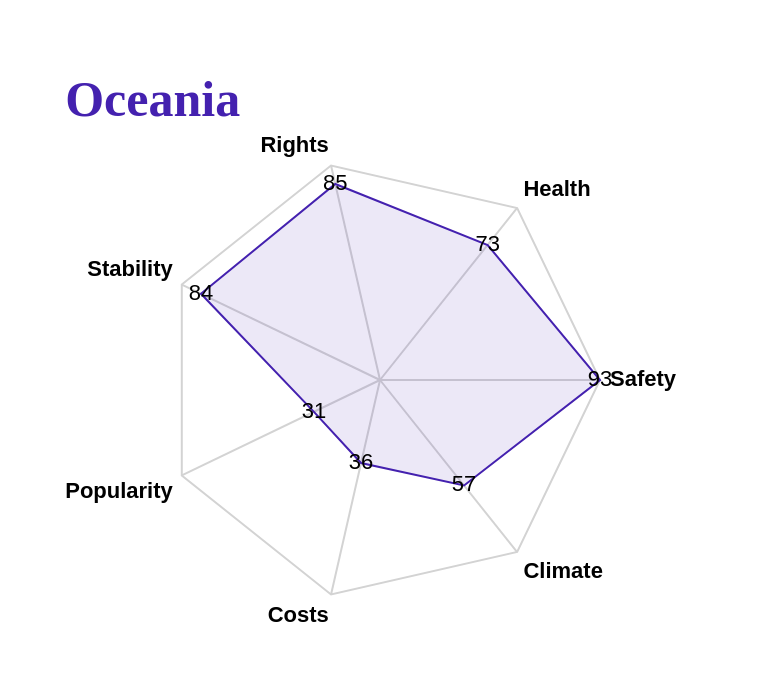

The specification (Vega-Lite) saved for this image:
### Vega specification from a JSON file in a GitHub repository (floating-point values rounded to 4 significant figures)
{"$schema": "https://vega.github.io/schema/vega/v5.json", "description": "A radar chart example, showing multiple dimensions in a radial layout.", "width": 380, "height": 350, "padding": 80, "autosize": {"type": "none", "contains": "padding"}, "title": "Oceania", "config": {"title": {"font": "Lucida Sans Unicode", "fontSize": 25, "color": "#4421af", "anchor": "start"}}, "signals": [{"name": "radius", "update": "width / 2"}], "data": [{"name": "table", "values": [{"Factor": "Stability", "value": 84, "Continent": 0}, {"Factor": "Rights", "value": 85, "Continent": 0}, {"Factor": "Health", "value": 73, "Continent": 0}, {"Factor": "Safety", "value": 93, "Continent": 0}, {"Factor": "Climate", "value": 57, "Continent": 0}, {"Factor": "Costs", "value": 36, "Continent": 0}, {"Factor": "Popularity", "value": 31, "Continent": 0}]}, {"name": "Factor", "source": "table", "transform": [{"type": "aggregate", "groupby": ["Factor"]}]}], "scales": [{"name": "angular", "type": "point", "range": {"signal": "[-PI, PI]"}, "padding": 0.5, "domain": {"data": "table", "field": "Factor"}}, {"name": "radial", "type": "linear", "range": {"signal": "[0, radius]"}, "zero": true, "nice": false, "domain": {"data": "table", "field": "value"}, "domainMin": 0}, {"name": "color", "type": "ordinal", "domain": {"data": "table", "field": "Continent"}, "range": ["#4421af"]}], "encode": {"enter": {"x": {"signal": "radius"}, "y": {"signal": "radius"}}}, "marks": [{"type": "group", "name": "Continent", "zindex": 1, "from": {"facet": {"data": "table", "name": "facet", "groupby": ["Continent"]}}, "marks": [{"type": "line", "name": "Continent-line", "from": {"data": "facet"}, "encode": {"enter": {"interpolate": {"value": "linear-closed"}, "x": {"signal": "scale('radial', datum.value) * cos(scale('angular', datum.Factor))"}, "y": {"signal": "scale('radial', datum.value) * sin(scale('angular', datum.Factor))"}, "stroke": {"scale": "color", "field": "Continent"}, "strokeWidth": {"value": 1}, "fill": {"scale": "color", "field": "Continent"}, "fillOpacity": {"value": 0.1}}}}, {"type": "text", "name": "value-text", "from": {"data": "Continent-line"}, "encode": {"enter": {"x": {"signal": "datum.x"}, "y": {"signal": "datum.y"}, "text": {"signal": "datum.datum.value"}, "align": {"value": "center"}, "baseline": {"value": "middle"}, "fill": {"value": "black"}}}}]}, {"type": "rule", "name": "radial-grid", "from": {"data": "Factor"}, "zindex": 0, "encode": {"enter": {"x": {"value": 0}, "y": {"value": 0}, "x2": {"signal": "radius * cos(scale('angular', datum.Factor))"}, "y2": {"signal": "radius * sin(scale('angular', datum.Factor))"}, "stroke": {"value": "lightgray"}, "strokeWidth": {"value": 1}}}}, {"type": "text", "name": "key-label", "from": {"data": "Factor"}, "zindex": 1, "encode": {"enter": {"x": {"signal": "(radius + 5) * cos(scale('angular', datum.Factor))"}, "y": {"signal": "(radius + 5) * sin(scale('angular', datum.Factor))"}, "text": {"field": "Factor"}, "align": [{"test": "abs(scale('angular', datum.Factor)) > PI / 2", "value": "right"}, {"value": "left"}], "baseline": [{"test": "scale('angular', datum.Factor) > 0", "value": "top"}, {"test": "scale('angular', datum.Factor) == 0", "value": "middle"}, {"value": "bottom"}], "fill": {"value": "black"}, "fontWeight": {"value": "bold"}}}}, {"type": "line", "name": "outer-line", "from": {"data": "radial-grid"}, "encode": {"enter": {"interpolate": {"value": "linear-closed"}, "x": {"field": "x2"}, "y": {"field": "y2"}, "stroke": {"value": "lightgray"}, "strokeWidth": {"value": 1}}}}]}
